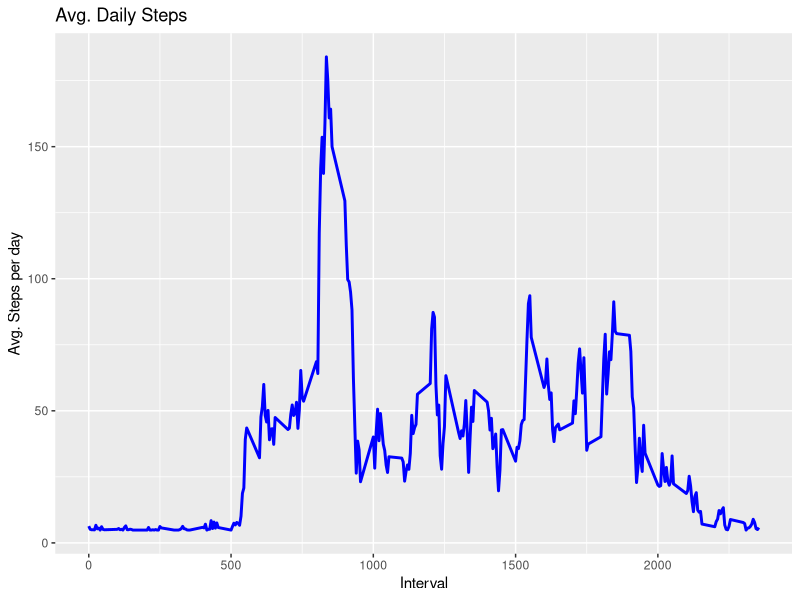
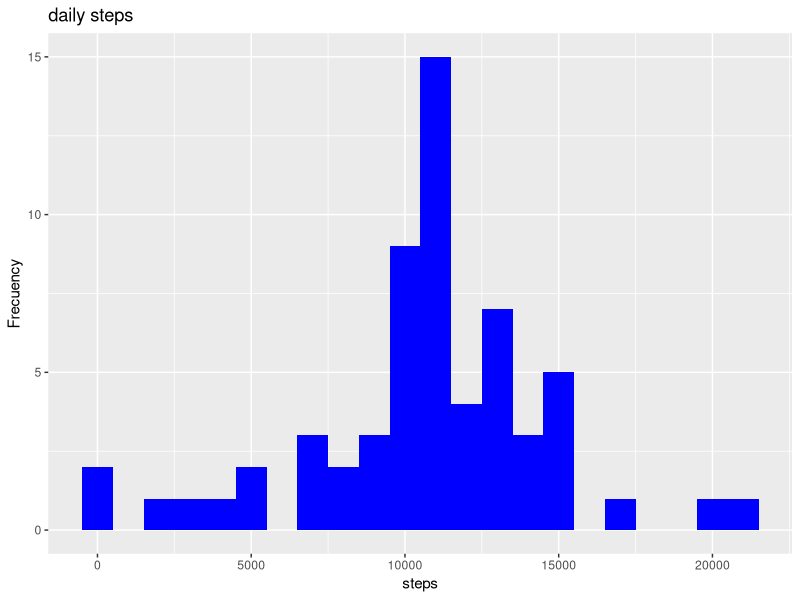

Write the R code that produced these figures, in order. (Note: this script raises an error after producing the figures.)
setwd("C:/Users/U6065449/Downloads/nuevo")

activityDT <- data.table::fread(input = "./activity.csv")

Total_Steps <- activityDT[, c(lapply(.SD, sum, na.rm = TRUE)), .SDcols = c("steps"), by = .(date)] 

head(Total_Steps,10)

library(ggplot2)

png("hist1.png",width = 480,height = 480)

ggplot(Total_Steps,aes(x=steps))+
  geom_histogram(fill="blue",binwidth = 1000)+
  labs(title = "daily steps",x="steps",y="Frecuency")

dev.off()
Total_Steps[, .(Mean_Steps = mean(steps), Median_Steps = median(steps))]

IntervalDT <- activityDT[, c(lapply(.SD, mean, na.rm = TRUE)), .SDcols = c("steps"), by = .(interval)] 

ggplot(IntervalDT, aes(x = interval , y = steps)) +
  geom_line(color="blue", size=1) +
  labs(title = "Avg. Daily Steps", x = "Interval", y = "Avg. Steps per day")

IntervalDT[steps == max(steps), .(max_interval = interval)]

activityDT[is.na(steps), .N ]

nrow(activityDT[is.na(steps),])

activityDT[is.na(steps), "steps"] <- round(activityDT[, c(lapply(.SD, mean, na.rm = TRUE)), .SDcols = c("steps")])

data.table::fwrite(x = activityDT, file = "./activity.csv", quote = FALSE)



Total_Steps <- activityDT[, c(lapply(.SD, sum, na.rm = TRUE)), .SDcols = c("steps"), by = .(date)] 

Total_Steps[, .(Mean_Steps = mean(steps), Median_Steps = median(steps))]


library(ggplot2)
ggplot(Total_Steps, aes(x = steps)) +
  geom_histogram(fill = "blue", binwidth = 1000) +
  labs(title = "Daily Steps", x = "Steps", y = "Frequency")

activityDT[, dateTime := as.POSIXct(date, format = "%Y-%m-%d")]
activityDT[, `Day of Week`:= weekdays(x = dateTime)]

activityDT[grepl(pattern = "Monday|Tuesday|Wednesday|Thursday|Friday", x = `Day of Week`), "weekday or weekend"] <- "weekday"
activityDT[grepl(pattern = "Saturday|Sunday", x = `Day of Week`), "weekday or weekend"] <- "weekend"
activityDT[, `weekday or weekend` := as.factor(`weekday or weekend`)]



